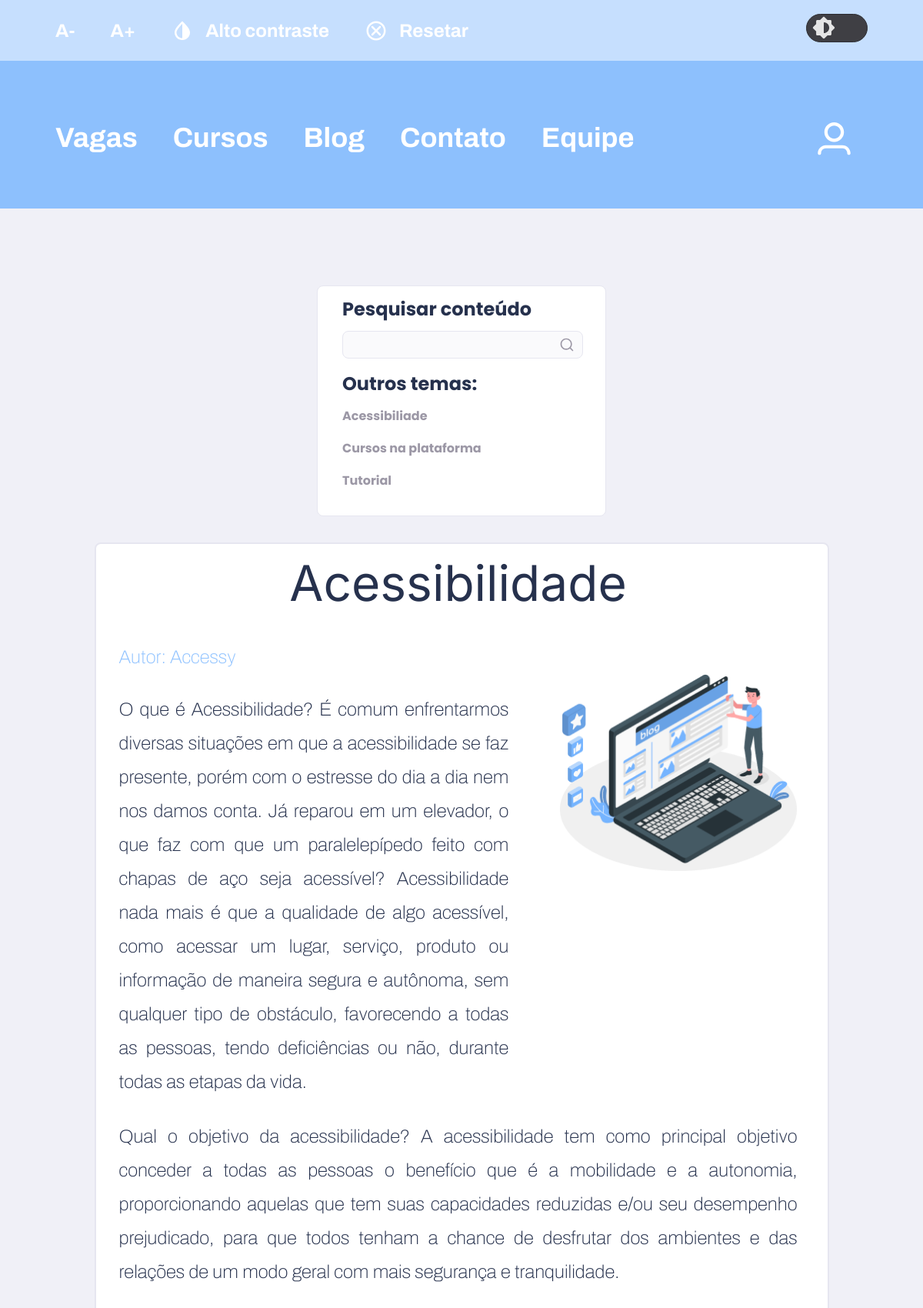
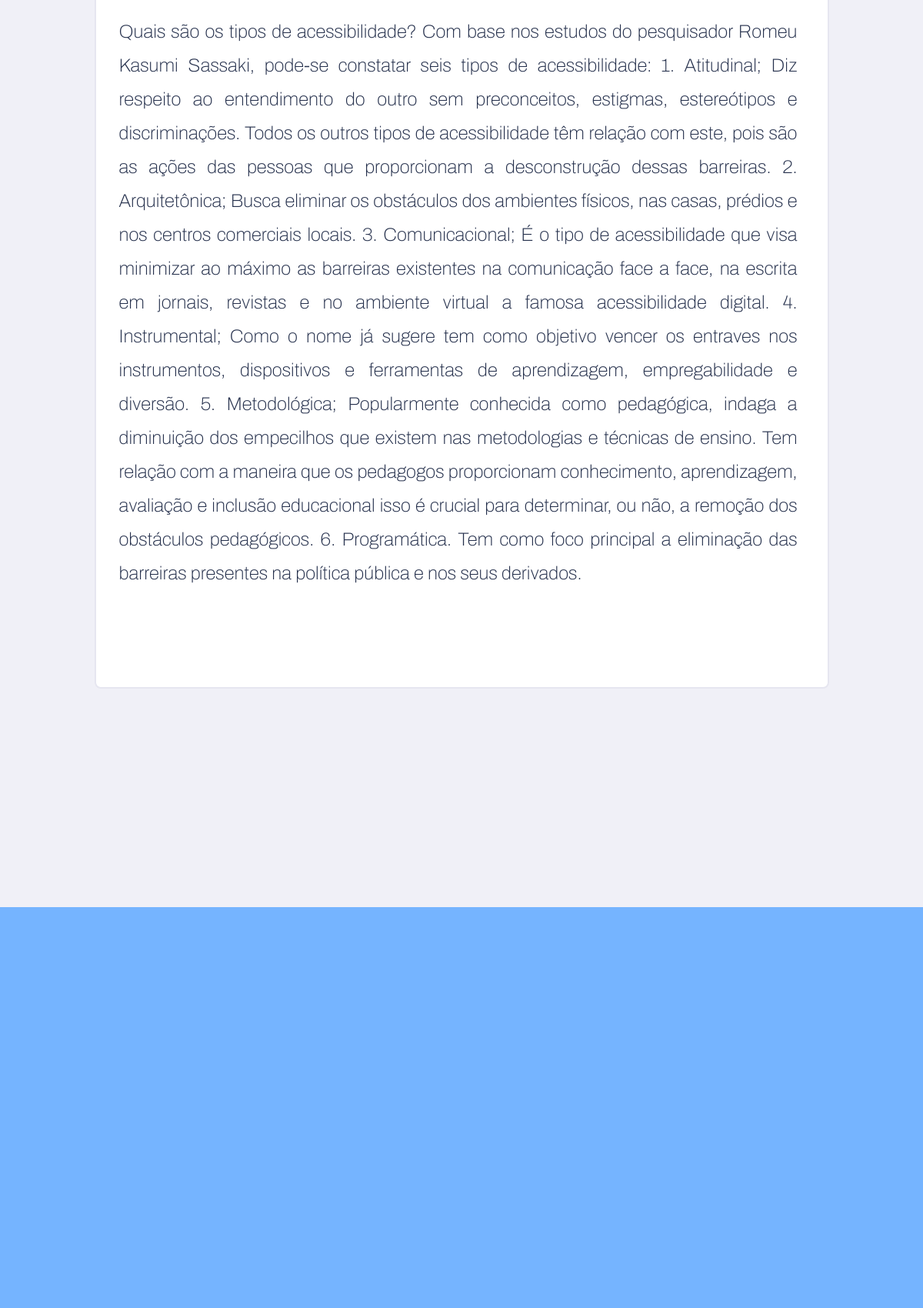
/versão_php/src/blog.php?id=1 (signed in, upper part), run on the app's committed database (2 pictures, top to bottom).
### tables this page shows
CREATE TABLE `tb_blog` (
  `id` int(11) NOT NULL,
  `img_blog` varchar(225) NOT NULL,
  `titulo` varchar(200) NOT NULL,
  `subtitulo` varchar(200) NOT NULL,
  `autor` varchar(200) NOT NULL,
  `primeiro_paragrafo` varchar(2000) NOT NULL,
  `segundo_paragrafo` varchar(2000) NOT NULL,
  `terceiro_paragrafo` varchar(2000) NOT NULL,
  `creacao` datetime NOT NULL
);

### versão_php/src/blog.php (the view, shortened to what this page needs)
<?php
include("./processamento/conexao.php");
?>
<!DOCTYPE html>
<html lang="pt-br">
<head>
  <link rel="stylesheet" href="./css/style.css" />
  <link rel="stylesheet" href="./css/vagas-blog.css" />
  <link rel="stylesheet" href="./css/blog.css" />
  <link rel="stylesheet" href="./css/theme.css">
</head>
<body id="zoombody">
  <?php include('header.php') ?>
  <main>
    <div class="search">
      <form action="">
        <label for="">Pesquisar conteúdo</label>
        <div class="input-search">
          <input type="search" name="" id="" />
        </div>
        <label for="">Outros temas:</label>
        <p>Acessibiliade</p>
        <p>Cursos na plataforma</p>
        <p>Tutorial</p>
      </form>
    </div>
    <?php
    $id = filter_input(INPUT_GET, 'id', FILTER_SANITIZE_NUMBER_INT);
    $result_blog = "SELECT * FROM tb_blog WHERE id = '$id'";
    $resultado_blog = mysqli_query($conn, $result_blog);
    $row_blog = mysqli_fetch_assoc($resultado_blog);
    ?>
<div class="campo-vagas">
      <h1><?php echo "" . $row_blog['titulo'] . "<br>";  echo "" . $row_blog['subtitulo'] . "<br>";  ?> </h1>
      <p class="autor">Autor: <?php echo " " . $row_blog['autor'] . "<br>"; ?></p>
      <div class="blog-text-img">
        <p class="first-text">
          <?php echo "" . $row_blog['primeiro_paragrafo'] . "<br>"; ?>
        </p>
        <div class="box-img-blog">
          <img class="img-blog" src="./img/img-blog-acessy.png" alt="" />
        </div>
      </div>
      <div class="blog-text">
        <p>
          <?php echo "" . $row_blog['segundo_paragrafo'] . "<br>"; ?>
          <br>
          <?php echo "" . $row_blog['terceiro_paragrafo'] . "<br>"; ?>
        </p>
      </div>
    </div>
  </main>
  <?php include('footer.php') ?>
</body>
</html>

### versão_php/src/css/style.css (style rules this page uses)
* { margin: 0; padding: 0; box-sizing: border-box; }
html { --primary-blue: #75b4ff; --primary-blue-header: rgba(117, 180, 255, 0.8); --white: #ffffff; --white-opacity: rgba(255, 255, 255, 0.5); --primary-background: #f0f0f7; --white-opacity-search: hsla(0, 0%, 100%, 0.41); --primary-border: #e6e6f0; --home-blog: hsla(200, 19%, 18%, 1); --background-cards: #fff; --border-contato-home: #e6e6f0; --background-all: #FFFDFD; --black: #000; --title-price: #75b4ff; scroll-behavior: smooth; }
body { font-family: 'Poppins', sans-serif; background-color: var(--primary-background); overflow-x: hidden; }

### versão_php/src/css/vagas-blog.css (style rules this page uses)
html { --background-all: #FFFFFF; --border-all: #E6E6F0; --background-input-search: #FAFAFC; --border-input-search: #E6E6F0; --background-hover: #E6E6F0; --text-color-secondary: #9C98A6; --text-input: #000; overflow-x: hidden; }
main { display: flex; flex-wrap: wrap; justify-content: center; gap: 34px; }
main div.search { min-height: 300px; max-height: 335px; background: var(--background-all); border: 1px solid var(--border-all); border-radius: 8px; padding: 9px 29px 11px 32px; }
main div.search form { display: flex; flex-direction: column; }
main div.search form label { font-weight: 700; font-size: 24px; line-height: 42px; color: var(--text-color); min-width: 239px; }
main div.search form input { width: 239px; height: 36px; background: var(--background-input-search); border: 1px solid var(--border-input-search); border-radius: 8px; padding: 10px; padding-right: 30px; font-family: 'Poppins'; font-size: 14px; color: var(--text-input); }
main div.search form .input-search { position: relative; margin-top: 7px; margin-bottom: 12px; display: flex; align-items: center; justify-content: center; }
main div.search form .input-search svg { position: absolute; right: 11px; }
main div.search form p { font-weight: 700; font-size: 16px; line-height: 42px; color: var(--text-color-secondary); cursor: pointer; }
main div.campo-vagas { width: 955px; min-height: 451px; background: var(--background-all); border: 2px solid var(--border-all); border-radius: 8px; margin-bottom: 284px; padding-bottom: 126px; }
@media (max-width: 1310px) { main { flex-direction: column; align-items: center; } }
@media (max-width: 1310px) { main div.search form input { width: 100%; } }
@media (max-width: 1310px) { main div.campo-vagas { width: 100%; max-width: 955px; } }

### versão_php/src/css/blog.css (style rules this page uses)
html { --text-color: #26314D; --text-color-secondary: #9C98A6; }
h1 { font-family: 'Inter'; font-style: normal; font-weight: 400; font-size: 64px; line-height: 44px; color: var(--text-color); text-align: center; margin-top: 29px; margin-bottom: 8px; }
p.autor { color: var(--primary-blue-header); }
main div.campo-vagas { font-family: 'Archivo'; font-weight: 100; font-size: 24px; line-height: 44px; color: var(--text-color); padding-inline: 30px; padding-right: 39px; text-align: justify; }
.blog-text-img { display: flex; gap: 67px; }
.first-text { margin-top: 24px; margin-bottom: 27px; width: 510px; }
.blog-text-img .box-img-blog .img-blog { max-width: 100%; max-height: 100%; }

### data on the page
tb_blog: titulo "Acessibilidade", autor "Accessy", primeiro_paragrafo "O que é Acessibilidade? É comum enfrentarmos diversas situações em que a acessibilidade se faz presente, porém com o estresse do dia a dia nem nos damos conta. Já reparou em um elevador, o que faz com que um paralelepípedo feito com chapas de aço seja acessível? Acessibilidade nada mais é que a qualidade de algo acessível, como acessar um lugar, serviço, produto ou informação de maneira segura e autônoma, sem qualquer tipo de obstáculo, favorecendo a todas as pessoas, tendo deficiências ou não, durante todas as etapas da vida.", segundo_paragrafo "Qual o objetivo da acessibilidade? A acessibilidade tem como principal objetivo conceder a todas as pessoas o benefício que é a mobilidade e a autonomia, proporcionando aquelas que tem suas capacidades reduzidas e/ou seu desempenho prejudicado, para que todos tenham a chance de desfrutar dos ambientes e das relações de um modo geral com mais segurança e tranquilidade.", terceiro_paragrafo "Quais são os tipos de acessibilidade? Com base nos estudos do pesquisador Romeu Kasumi Sassaki, pode-se constatar seis tipos de acessibilidade: 1. Atitudinal; Diz respeito ao entendimento do outro sem preconceitos, estigmas, estereótipos e discriminações. Todos os outros tipos de acessibilidade têm relação com este, pois são as ações das pessoas que proporcionam a desconstrução dessas barreiras. 2. Arquitetônica; Busca eliminar os obstáculos dos ambientes físicos, nas casas, prédios e nos centros comerciais locais. 3. Comunicacional; É o tipo de acessibilidade que visa minimizar ao máximo as barreiras existentes na comunicação face a face, na escrita em jornais, revistas e no ambiente…"
